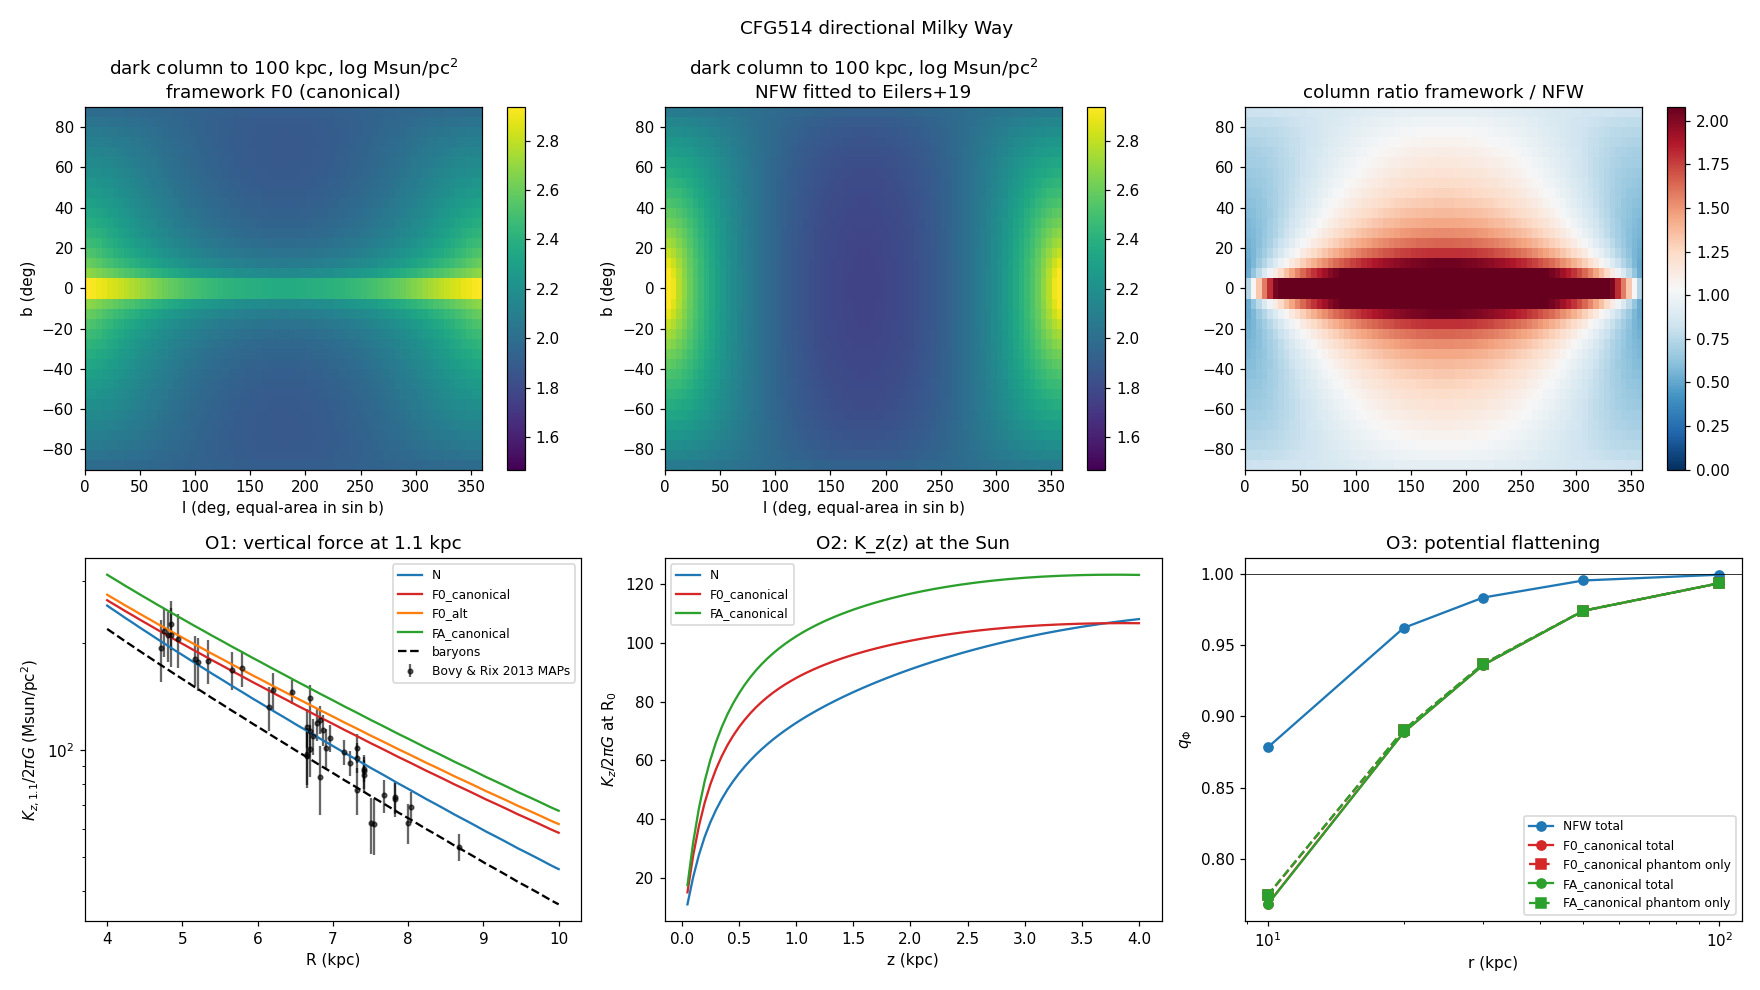

Recreate this plot in Python.
#!/usr/bin/env python3
"""CFG514: looking out through the Milky Way's cold energy, direction by direction.

Frozen criteria: FROZEN_CRITERIA.md (committed alone first, 6a303d380).
Framework: QUMOND phantom with nu_mono on McMillan 2017 baryons (the settled cold energy has the phantom's profile).
Rival: the same baryons plus a spherical NFW fitted to the same rotation curve (Eilers+2019).
CFG514_MUTATE=1 replaces the phantom by its spherical shell average (shape forced NFW-like).
kappa = 1/2 is FITTED; both footings; the cold energy's mass is still required; not theory closed.
Run:  nice -n 15 python3 cfg514_directional.py   (<= 4 threads)
"""
import os
for _v in ("OMP_NUM_THREADS", "OPENBLAS_NUM_THREADS", "MKL_NUM_THREADS", "VECLIB_MAXIMUM_THREADS"):
    os.environ.setdefault(_v, "4")
import sys, json, math, glob, time
import numpy as np
from scipy import sparse
from scipy.sparse.linalg import splu
from scipy.interpolate import RegularGridInterpolator
from scipy.optimize import least_squares, minimize_scalar, brentq

HERE = os.path.dirname(os.path.abspath(__file__))
REPO = os.path.abspath(os.path.join(HERE, "..", ".."))
DATA = os.path.join(REPO, "real_research", "data")
EXT = os.path.abspath(os.path.join(REPO, "..", "_external_data"))
DESI_DIR = os.path.join(EXT, "desi_mws", "rvtab")
WORK = os.path.join(EXT, "cfg514_work")
MUTATE = os.environ.get("CFG514_MUTATE", "0") == "1"
TAG = "_MUTATE" if MUTATE else ""
OUT_LINES = []


def P(*a):
    s = " ".join(str(x) for x in a)
    print(s, flush=True)
    OUT_LINES.append(s)


CHECKS = []


def check(cond, msg):
    CHECKS.append((bool(cond), msg))
    P(f"  [{'PASS' if cond else 'FAIL'}] {msg}")
    return bool(cond)


# ------------------------------------------------------------------ units: kpc, Msun, km/s
G = 4.30091e-6                     # kpc (km/s)^2 / Msun
C_KMS = 299792.458
KPC_M = 3.0856775814913673e19
KPC_KMS_S = KPC_M / 1e3            # seconds per (kpc / (km/s))
A0_SI = {"canonical": 9.36e-11, "alt": 1.13e-10}
A0 = {k: v * KPC_M / 1e6 for k, v in A0_SI.items()}   # (km/s)^2/kpc
F_B = 0.157134                     # record's f_b (CFG462/CFG423)
R0 = 8.122                         # kpc (Eilers+19 adopted)
UVW = np.array([11.1, 245.6, 7.3])  # km/s, declared
H0 = 67.7                          # km/s/Mpc, only labels M200/c
RHO_CRIT = 3 * (H0 / 1e3) ** 2 / (8 * math.pi * G)  # Msun/kpc^3

# ------------------------------------------------------------------ McMillan 2017 Table 3 baryons (as mi_aqual_mcmillan2017_2026.py)
PC2 = 1e6                          # Msun/pc^2 -> Msun/kpc^2
PC3 = 1e9
S0_THIN, RD_THIN, ZD_THIN = 896.0 * PC2, 2.50, 0.300
S0_THICK, RD_THICK, ZD_THICK = 183.0 * PC2, 3.02, 0.900
RHO0_B, ALPHA_B, R0_B, RCUT_B, Q_B = 98.4 * PC3, 1.8, 0.075, 2.1, 0.5
R_FID = 8.33
S0_HI = 10.0 * PC2 / math.exp(-4.0 / R_FID - R_FID / 7.0)
S0_H2 = 2.0 * PC2 / math.exp(-12.0 / R_FID - R_FID / 1.5)


def rho_baryon(R, z):
    z = np.abs(z)
    thin = (S0_THIN / (2 * ZD_THIN)) * np.exp(-z / ZD_THIN - R / RD_THIN)
    thick = (S0_THICK / (2 * ZD_THICK)) * np.exp(-z / ZD_THICK - R / RD_THICK)
    rp = np.maximum(np.sqrt(R * R + (z / Q_B) ** 2), 1e-7)
    bulge = RHO0_B / (1 + rp / R0_B) ** ALPHA_B * np.exp(-(rp / RCUT_B) ** 2)
    Rs = np.maximum(R, 1e-6)
    hi = (S0_HI * np.exp(-4.0 / Rs - Rs / 7.0) / (4 * 0.085)) / np.cosh(z / (2 * 0.085)) ** 2
    h2 = (S0_H2 * np.exp(-12.0 / Rs - Rs / 1.5) / (4 * 0.045)) / np.cosh(z / (2 * 0.045)) ** 2
    return thin + thick + bulge + hi + h2


def rho_stars_only(R, z):
    z = np.abs(z)
    thin = (S0_THIN / (2 * ZD_THIN)) * np.exp(-z / ZD_THIN - R / RD_THIN)
    thick = (S0_THICK / (2 * ZD_THICK)) * np.exp(-z / ZD_THICK - R / RD_THICK)
    rp = np.maximum(np.sqrt(R * R + (z / Q_B) ** 2), 1e-7)
    return thin + thick + RHO0_B / (1 + rp / R0_B) ** ALPHA_B * np.exp(-(rp / RCUT_B) ** 2)


def nu_mono(y):
    y = np.maximum(y, 1e-30)
    return 1.0 / (-np.expm1(-np.sqrt(y)))


# ------------------------------------------------------------------ axisymmetric finite-volume grid
class Grid:
    def __init__(self, n=200, first=0.02, growth=1.045):
        d = first * growth ** np.arange(n)
        self.Re = np.concatenate([[0.0], np.cumsum(d)])
        self.ze = self.Re.copy()
        self.Rc = 0.5 * (self.Re[:-1] + self.Re[1:])
        self.zc = self.Rc.copy()
        self.dR = d.copy(); self.dz = d.copy()
        n = len(d); self.n = n
        Rc, zc, dR, dz, Re = self.Rc, self.zc, self.dR, self.dz, self.Re
        self.RR, self.ZZ = np.meshgrid(Rc, zc, indexing="ij")
        self.VOL = Rc[:, None] * dR[:, None] * dz[None, :]       # 2pi omitted throughout
        self.dRf, self.dzf = np.diff(Rc), np.diff(zc)
        self.dR_o, self.dz_o = dR[-1] / 2, dz[-1] / 2
        self.AR = Re[1:-1, None] * dz[None, :]                    # interior R faces (n-1, n)
        self.AZ = (Rc * dR)[:, None] * np.ones((1, n - 1))         # interior z faces (n, n-1)
        self.ARo = Re[-1] * dz                                    # outer R face per z cell
        self.AZo = Rc * dR                                        # outer z face per R cell
        self.rbR = np.sqrt(Re[-1] ** 2 + zc ** 2)                 # boundary points
        self.rbZ = np.sqrt(Rc ** 2 + self.ze[-1] ** 2)
        self.rc = np.sqrt(self.RR ** 2 + self.ZZ ** 2)
        self._build()

    def _build(self):
        n = self.n
        idx = np.arange(n * n).reshape(n, n)
        cR = self.AR / self.dRf[:, None]
        cZ = self.AZ / self.dzf[None, :]
        diag = np.zeros((n, n))
        diag[:-1, :] -= cR; diag[1:, :] -= cR
        diag[:, :-1] -= cZ; diag[:, 1:] -= cZ
        self.bR = self.ARo / self.dR_o
        self.bZ = self.AZo / self.dz_o
        diag[-1, :] -= self.bR
        diag[:, -1] -= self.bZ
        rows = [idx.ravel(), idx[:-1, :].ravel(), idx[1:, :].ravel(), idx[:, :-1].ravel(), idx[:, 1:].ravel()]
        cols = [idx.ravel(), idx[1:, :].ravel(), idx[:-1, :].ravel(), idx[:, 1:].ravel(), idx[:, :-1].ravel()]
        vals = [diag.ravel(), cR.ravel(), cR.ravel(), cZ.ravel(), cZ.ravel()]
        L = sparse.csc_matrix((np.concatenate(vals), (np.concatenate(rows), np.concatenate(cols))), shape=(n * n, n * n))
        self.lu = splu(L)

    def poisson(self, rho, phib_R, phib_Z):
        rhs = 4 * math.pi * G * rho * self.VOL
        rhs[-1, :] -= self.bR * phib_R
        rhs[:, -1] -= self.bZ * phib_Z
        return self.lu.solve(rhs.ravel()).reshape(self.n, self.n)

    def grad(self, Phi, phib_R, phib_Z):
        """centre values of dPhi/dR and dPhi/dz from face differences (symmetry faces = 0)."""
        n = self.n
        fR = np.zeros((n + 1, n)); fZ = np.zeros((n, n + 1))
        fR[1:-1, :] = (Phi[1:, :] - Phi[:-1, :]) / self.dRf[:, None]
        fR[-1, :] = (phib_R - Phi[-1, :]) / self.dR_o
        fZ[:, 1:-1] = (Phi[:, 1:] - Phi[:, :-1]) / self.dzf[None, :]
        fZ[:, -1] = (phib_Z - Phi[:, -1]) / self.dz_o
        # linear interpolation from faces to centres
        wR = (self.Rc - self.Re[:-1]) / self.dR
        wZ = (self.zc - self.ze[:-1]) / self.dz
        dPdR = fR[:-1, :] * (1 - wR[:, None]) + fR[1:, :] * wR[:, None]
        dPdz = fZ[:, :-1] * (1 - wZ[None, :]) + fZ[:, 1:] * wZ[None, :]
        return dPdR, dPdz

    def phantom_source(self, PhiN, phibR, phibZ, nu_c):
        """4 pi G rho_ph * VOL = sum_faces A_f (nu_f - 1) (PhiN_nb - PhiN_c)/d_f  (FV divergence)."""
        n = self.n
        q = np.zeros((n, n))
        nuR = 0.5 * (nu_c[1:, :] + nu_c[:-1, :]) - 1
        nuZ = 0.5 * (nu_c[:, 1:] + nu_c[:, :-1]) - 1
        flR = self.AR / self.dRf[:, None] * nuR * (PhiN[1:, :] - PhiN[:-1, :])
        flZ = self.AZ / self.dzf[None, :] * nuZ * (PhiN[:, 1:] - PhiN[:, :-1])
        q[:-1, :] += flR; q[1:, :] -= flR
        q[:, :-1] += flZ; q[:, 1:] -= flZ
        q[-1, :] += self.bR * (nu_c[-1, :] - 1) * (phibR - PhiN[-1, :])
        q[:, -1] += self.bZ * (nu_c[:, -1] - 1) * (phibZ - PhiN[:, -1])
        return q / (4 * math.pi * G * self.VOL)

    def shell_average(self, rho, nb=400):
        """spherical shell average on log bins of r (cell-volume weighted), mapped back to cells."""
        r = self.rc.ravel(); w = self.VOL.ravel(); v = rho.ravel()
        edges = np.concatenate([[0], np.geomspace(0.01, r.max() * 1.0001, nb)])
        k = np.clip(np.searchsorted(edges, r) - 1, 0, nb - 1)
        num = np.bincount(k, weights=v * w, minlength=nb)
        den = np.bincount(k, weights=w, minlength=nb)
        avg = np.where(den > 0, num / np.maximum(den, 1e-300), 0.0)
        return avg[k].reshape(rho.shape)

    def enclosed(self, rho, rs):
        r = self.rc.ravel(); m = (2 * math.pi * rho * self.VOL).ravel() * 2   # both hemispheres
        o = np.argsort(r); cm = np.cumsum(m[o])
        return np.interp(rs, r[o], cm)


def phi_kepler(M, r):
    return -G * M / r


def phi_qumond_sph(Mb, a0, r):
    """far-field spherical QUMOND potential (exact in spherical symmetry), zero at r = 1000 kpc."""
    rr = np.geomspace(1000.0, max(np.max(r), 1001.0) * 1.01, 4000)
    gN = G * Mb / rr ** 2
    g = nu_mono(gN / a0) * gN
    Phi = np.concatenate([[0], np.cumsum(0.5 * (g[1:] + g[:-1]) * np.diff(rr))])
    return np.interp(r, rr, Phi)


# ------------------------------------------------------------------ a solved model
class Model:
    """field of one model on the grid: Phi, dPhi/dR, dPhi/dz, rho_dark; plus analytic NFW pieces."""

    def __init__(self, name, g, Phi, phibR, phibZ, rho_dark, nfw=None, Phi_bar=None, extra=None):
        self.name, self.g, self.Phi = name, g, Phi
        self.dPdR, self.dPdz = g.grad(Phi, phibR, phibZ)
        self.rho_dark = rho_dark
        self.nfw = nfw
        self.Phi_bar = Phi_bar
        self.extra = extra or {}
        pts = (g.Rc, g.zc)
        kw = dict(bounds_error=False, fill_value=None)
        self._iP = RegularGridInterpolator(pts, Phi, **kw)
        self._iR = RegularGridInterpolator(pts, self.dPdR, **kw)
        self._iZ = RegularGridInterpolator(pts, self.dPdz, **kw)
        self._iD = RegularGridInterpolator(pts, rho_dark, **kw) if rho_dark is not None else None

    def _clip(self, R, z):
        R = np.clip(np.abs(R), self.g.Rc[0], self.g.Rc[-1]); za = np.clip(np.abs(z), self.g.zc[0], self.g.zc[-1])
        return R, za

    def phi(self, R, z):
        R, za = self._clip(np.asarray(R, float), np.asarray(z, float))
        out = self._iP(np.stack([R, za], -1))
        if self.nfw is not None:
            out = out + nfw_phi(self.nfw, np.sqrt(R ** 2 + za ** 2))
        return out

    def gRz(self, R, z):
        """returns (dPhi/dR, dPhi/d|z|) >= 0 pulls inward."""
        R0_, z0_ = np.asarray(R, float), np.asarray(z, float)
        R, za = self._clip(R0_, z0_)
        pts = np.stack([R, za], -1)
        dR, dz = self._iR(pts), self._iZ(pts)
        if self.nfw is not None:
            r = np.sqrt(R ** 2 + za ** 2)
            gr = nfw_g(self.nfw, r)
            dR = dR + gr * R / r; dz = dz + gr * za / r
        return dR, dz

    def rho_d(self, R, z):
        R, za = self._clip(np.asarray(R, float), np.asarray(z, float))
        if self.nfw is not None:
            return nfw_rho(self.nfw, np.sqrt(R ** 2 + za ** 2))
        return self._iD(np.stack([R, za], -1))

    def vc(self, R):
        dR, _ = self.gRz(np.asarray(R, float), np.zeros_like(np.asarray(R, float)))
        return np.sqrt(np.maximum(R * dR, 0))

    def Kz(self, R, z):
        _, dz = self.gRz(R, z)
        return dz

    def M_enclosed(self, r, nth=200):
        """Gauss: M(<r) = r^2/G * <g_r> over the sphere."""
        mu = np.linspace(-1, 1, 2 * nth + 1)[1:-1:2] if False else (np.arange(nth) + 0.5) / nth   # cos(theta) in (0,1)
        out = []
        for rr in np.atleast_1d(r):
            z = rr * mu; R = rr * np.sqrt(1 - mu ** 2)
            dR, dz = self.gRz(R, z)
            gr = (dR * R + dz * z) / rr
            out.append(rr ** 2 * np.mean(gr) / G)
        return np.array(out)


# ------------------------------------------------------------------ NFW
def nfw_params(M200, c):
    r200 = (3 * M200 / (4 * math.pi * 200 * RHO_CRIT)) ** (1 / 3)
    rs = r200 / c
    m = math.log(1 + c) - c / (1 + c)
    rhos = M200 / (4 * math.pi * rs ** 3 * m)
    return dict(M200=M200, c=c, r200=r200, rs=rs, rhos=rhos)


def nfw_g(p, r):
    x = r / p["rs"]
    return G * 4 * math.pi * p["rhos"] * p["rs"] ** 3 * (np.log1p(x) - x / (1 + x)) / r ** 2


def nfw_phi(p, r):
    x = r / p["rs"]
    return -4 * math.pi * G * p["rhos"] * p["rs"] ** 3 * np.log1p(x) / r


def nfw_rho(p, r):
    x = r / p["rs"]
    return p["rhos"] / (x * (1 + x) ** 2)


# ------------------------------------------------------------------ data
def load_tsv(path):
    rows = [l.split() for l in open(path) if l.strip() and not l.startswith("#")]
    hdr = rows[0]; arr = np.array([[float(x) for x in r] for r in rows[1:]])
    return {h: arr[:, i] for i, h in enumerate(hdr)}


def load_bird(path):
    d = {}
    for l in open(path):
        l = l.split("#")[0].split()
        if len(l) >= 2:
            try:
                d[l[0]] = float(l[1])
            except ValueError:
                pass
    return d


EIL = load_tsv(os.path.join(DATA, "mw_rc_eilers2019_table1.tsv"))
EIL_R, EIL_V = EIL["R_kpc"], EIL["vc_kms"]
EIL_E = np.hypot(0.5 * (EIL["sig_minus"] + EIL["sig_plus"]), 0.02 * EIL_V)
BR = load_tsv(os.path.join(DATA, "mw_kz11_bovyrix2013_table3.tsv"))
BR_R = BR["R_kpc"] + (R0 - 8.0)
BR_K, BR_E = BR["Kz11_o2piG"], BR["dKz11_o2piG"]
BR_E5 = np.hypot(BR_E, 0.05 * BR_K)
BIRD = load_bird(os.path.join(DATA, "mw_halo_bird2022_jeans.txt"))
KZ_UNIT = 2 * math.pi * G * 1e6     # K_z/(2 pi G) in Msun/pc^2: divide (km/s)^2/kpc by this

# ------------------------------------------------------------------ build the framework / rival
T0 = time.time()
P("=" * 110)
P(f"CFG514 directional Milky Way  {'*** MUTATE: spherical phantom ***' if MUTATE else 'PRIMARY'}")
P("=" * 110)
GR = Grid()
P(f"grid: {GR.n}x{GR.n} cells, R,z to {GR.Re[-1]:.0f} kpc; cell at R0: dR = {GR.dR[np.searchsorted(GR.Re, R0)-1]:.3f} kpc")

# ---- K1 / K2: Plummer controls
P("\n--- numerical controls")
Mp, bp = 1e11, 3.0
rho_pl = 3 * Mp / (4 * math.pi * bp ** 3) * (1 + GR.rc ** 2 / bp ** 2) ** -2.5
phR = -G * Mp / np.sqrt(GR.rbR ** 2 + bp ** 2); phZ = -G * Mp / np.sqrt(GR.rbZ ** 2 + bp ** 2)
Phi_pl = GR.poisson(rho_pl, phR, phZ)
mpl = Model("plummer", GR, Phi_pl, phR, phZ, None)
rt = np.array([1, 2, 5, 10, 20, 50, 100.0]); mu_t = np.array([0.0, 0.5, 0.9])
err1 = 0; err2 = 0
for mu in mu_t:
    R = rt * np.sqrt(1 - mu ** 2); z = rt * mu
    dR, dz = mpl.gRz(R, z); gnum = np.hypot(dR, dz)
    gan = G * Mp * rt / (rt ** 2 + bp ** 2) ** 1.5
    err1 = max(err1, np.max(np.abs(gnum / gan - 1)))
check(err1 < 0.01, f"K1 Newtonian Plummer |g| vs analytic, r = 1-100 kpc, three directions: max dev {err1:.2e} (< 1%)")
a0c = A0["canonical"]
nuc = nu_mono(np.hypot(*GR.grad(Phi_pl, phR, phZ)) / a0c)
rph = GR.phantom_source(Phi_pl, phR, phZ, nuc)
pbR = phi_qumond_sph(Mp, a0c, GR.rbR); pbZ = phi_qumond_sph(Mp, a0c, GR.rbZ)
Phi_q = GR.poisson(rho_pl + rph, pbR, pbZ)
mq = Model("plummerQ", GR, Phi_q, pbR, pbZ, None)
for mu in mu_t:
    R = rt * np.sqrt(1 - mu ** 2); z = rt * mu
    dR, dz = mq.gRz(R, z); gnum = np.hypot(dR, dz)
    gN = G * Mp * rt / (rt ** 2 + bp ** 2) ** 1.5
    err2 = max(err2, np.max(np.abs(gnum / (nu_mono(gN / a0c) * gN) - 1)))
check(err2 < 0.02, f"K2 QUMOND Plummer |g| vs exact spherical nu(g_N) g_N: max dev {err2:.2e} (< 2%)")

# ---- baryons, Newtonian
rho_b1 = rho_baryon(GR.RR, GR.ZZ)
Mb1 = 2 * np.sum(2 * math.pi * rho_b1 * GR.VOL)
# analytic total: discs 2 pi S0 Rd^2 each; bulge and gas by a fine direct integral
Rf = np.geomspace(1e-4, 80, 3000); zf = np.geomspace(1e-5, 30, 3000)
RRf, ZZf = np.meshgrid(Rf, zf, indexing="ij")
Mb_direct = 2 * np.trapz(np.trapz(2 * math.pi * RRf * rho_baryon(RRf, ZZf), zf, axis=1), Rf)
check(abs(Mb1 / Mb_direct - 1) < 0.02, f"K3a baryon mass on the grid {Mb1:.4e} vs direct integral {Mb_direct:.4e} Msun ({Mb1/Mb_direct-1:+.2%})")
phNR = phi_kepler(Mb1, GR.rbR); phNZ = phi_kepler(Mb1, GR.rbZ)
PhiN1 = GR.poisson(rho_b1, phNR, phNZ)
mN1 = Model("baryons", GR, PhiN1, phNR, phNZ, None)
zcol = np.linspace(0, 1.1, 4001)
sig_direct = 2 * np.trapz(rho_baryon(np.full_like(zcol, R0), zcol), zcol) / 1e6
sig_solver = mN1.Kz(np.array([R0]), np.array([1.1]))[0] / KZ_UNIT
check(abs(sig_solver / sig_direct - 1) < 0.03,
      f"K3b Newtonian K_z(R0, 1.1)/2piG = {sig_solver:.1f} vs direct column {sig_direct:.1f} Msun/pc^2 ({sig_solver/sig_direct-1:+.2%})"
      f"  [K_z also carries the radial-force term, so a few % is expected]")
vN_R0 = mN1.vc(np.array([R0]))[0]
P(f"  baryons alone: M_b = {Mb1:.3e} Msun, v_c(R0) = {vN_R0:.1f} km/s")


def build_framework(A, foot, edge, label):
    a0 = A0[foot]
    rho_b = A * rho_b1; Mb = A * Mb1
    PhiN = A * PhiN1; pNR, pNZ = A * phNR, A * phNZ
    dR, dz = GR.grad(PhiN, pNR, pNZ)
    nu_c = nu_mono(np.hypot(dR, dz) / a0)
    rho_ph = GR.phantom_source(PhiN, pNR, pNZ, nu_c)
    rM = math.sqrt(G * Mb / a0)
    r_edge = rM / math.log(1 / (1 - F_B))
    rho_ph_full = rho_ph.copy()
    if edge:
        rho_ph = np.where(GR.rc > r_edge, 0.0, rho_ph)
    if MUTATE:
        rho_ph = GR.shell_average(rho_ph)
    if edge:
        Mph = 2 * np.sum(2 * math.pi * rho_ph * GR.VOL)
        pbR, pbZ = phi_kepler(Mb + Mph, GR.rbR), phi_kepler(Mb + Mph, GR.rbZ)
    else:
        pbR, pbZ = phi_qumond_sph(Mb, a0, GR.rbR), phi_qumond_sph(Mb, a0, GR.rbZ)
    Phi = GR.poisson(rho_b + rho_ph, pbR, pbZ)
    neg = np.sum(np.minimum(rho_ph_full, 0) * GR.VOL * (GR.rc < 100)) / np.sum(np.abs(rho_ph_full) * GR.VOL * (GR.rc < 100))
    m = Model(label, GR, Phi, pbR, pbZ, rho_ph, Phi_bar=PhiN,
              extra=dict(A=A, foot=foot, edge=edge, Mb=Mb, rM=rM, r_edge=r_edge, neg_frac=float(neg), rho_ph_full=rho_ph_full))
    return m


def chi2_rc(m):
    return float(np.sum(((m.vc(EIL_R) - EIL_V) / EIL_E) ** 2))


MODELS = {}
FITS = {}
for foot in ("canonical", "alt"):
    for edge in (False, True):
        base = "F0e" if edge else "F0"
        m0 = build_framework(1.0, foot, edge, f"{base}_{foot}")
        MODELS[m0.name] = m0
        FITS[m0.name] = dict(A=1.0, chi2_rc=chi2_rc(m0), npar=0)
        res = minimize_scalar(lambda A: chi2_rc(build_framework(A, foot, edge, "tmp")), bounds=(0.6, 2.5), method="bounded",
                              options=dict(xatol=2e-3))
        mA = build_framework(res.x, foot, edge, f"{'FAe' if edge else 'FA'}_{foot}")
        MODELS[mA.name] = mA
        FITS[mA.name] = dict(A=float(res.x), chi2_rc=chi2_rc(mA), npar=1)

# NFW rival (same baryons, A = 1) -- independent of footing and of MUTATE


def nfw_model(M200, c):
    p = nfw_params(M200, c)
    return Model("N", GR, PhiN1, phNR, phNZ, None, nfw=p)


def nfw_resid(x):
    m = nfw_model(10 ** x[0], x[1])
    return (m.vc(EIL_R) - EIL_V) / EIL_E


fitN = least_squares(nfw_resid, x0=[12.0, 10.0], bounds=([11.0, 1.0], [13.3, 40.0]))
MN = nfw_model(10 ** fitN.x[0], fitN.x[1])
MN.name = "N"
J = fitN.jac
try:
    cov = np.linalg.inv(J.T @ J); okcov = np.all(np.isfinite(cov)) and np.all(np.diag(cov) > 0)
except np.linalg.LinAlgError:
    okcov = False; cov = np.full((2, 2), np.nan)
FITS["N"] = dict(log10M200=float(fitN.x[0]), c=float(fitN.x[1]), chi2_rc=float(np.sum(fitN.fun ** 2)), npar=2,
                 err_logM=float(np.sqrt(cov[0, 0])) if okcov else None, err_c=float(np.sqrt(cov[1, 1])) if okcov else None,
                 rs=MN.nfw["rs"], r200=MN.nfw["r200"])
check(okcov, f"K6 NFW fit converged: log M200 = {fitN.x[0]:.3f} +- {FITS['N']['err_logM']}, c = {fitN.x[1]:.2f} +- {FITS['N']['err_c']}")

# ---- K4, K5
for foot in ("canonical", "alt"):
    m = MODELS[f"F0_{foot}"]; a0 = A0[foot]
    rr = np.array([40.0, 50.0, 60.0])
    gN = G * m.extra["Mb"] / rr ** 2
    vs = np.sqrt(nu_mono(gN / a0) * gN * rr)
    dev = np.max(np.abs(m.vc(rr) / vs - 1))
    check(dev < 0.03, f"K4 [{foot}] F0 midplane v_c at 40-60 kpc vs spherical nu(gN)gN: max dev {dev:.2%} (< 3%)")
if MUTATE:
    for foot in ("canonical", "alt"):
        m = MODELS[f"F0_{foot}"]
        rr = np.array([5, 10, 20, 50, 100.0])
        Mmut = GR.enclosed(m.rho_dark, rr); Morig = GR.enclosed(m.extra["rho_ph_full"], rr)
        dev = np.max(np.abs(Mmut / Morig - 1))
        check(dev < 0.005, f"K5 [{foot}] sphericalised phantom keeps M_ph(<r) at 5-100 kpc: max dev {dev:.2e} (< 0.5%)")
else:
    P("  K5 applies to the MUTATE run only")

P("\n--- rotation-curve fits (Eilers+19, 38 points, sigma = stat (+) 2%)")
P(f"  {'model':<16}{'A':>7}{'chi2':>9}{'npar':>5}{'v_c(R0)':>9}{'M_b':>11}{'r_M':>7}{'r_edge':>8}{'neg ph':>8}")
for k, m in MODELS.items():
    f = FITS[k]
    P(f"  {k:<16}{f['A']:>7.3f}{f['chi2_rc']:>9.1f}{f['npar']:>5d}{m.vc(np.array([R0]))[0]:>9.1f}{m.extra['Mb']:>11.3e}"
      f"{m.extra['rM']:>7.2f}{m.extra['r_edge']:>8.1f}{m.extra['neg_frac']:>8.3f}")
P(f"  {'N (NFW)':<16}{'1.000':>7}{FITS['N']['chi2_rc']:>9.1f}{2:>5d}{MN.vc(np.array([R0]))[0]:>9.1f}   M200 = {10**fitN.x[0]:.3e}, c = {fitN.x[1]:.2f}, rs = {MN.nfw['rs']:.1f} kpc")

RESULTS = dict(mutate=MUTATE, fits=FITS, checks=None)
VERD = {}
FOOTS = ("canonical", "alt")
FVARS = ("F0", "FA")


def fw(var, foot, edge=False):
    return MODELS[f"{var}{'e' if edge else ''}_{foot}"]


# ================================================================== O1  K_z,1.1(R) vs Bovy & Rix
P("\n" + "=" * 110 + "\nO1  K_z,1.1(R) vs Bovy & Rix 2013 (43 MAPs)\n" + "=" * 110)


def expfit(Rv, K, e):
    def r(x):
        return (x[0] * np.exp(-(Rv - R0) / x[1]) - K) / e
    f = least_squares(r, x0=[70, 2.7])
    Jm = f.jac; cv = np.linalg.inv(Jm.T @ Jm) * max(1.0, np.sum(f.fun ** 2) / (len(K) - 2))
    return f.x, np.sqrt(np.diag(cv))


(dK0, dh), (edK0, edh) = expfit(BR_R, BR_K, BR_E5)
(dK0s, dhs), (edK0s, edhs) = expfit(BR_R, BR_K, BR_E)
P(f"  data exponential refit (sigma (+) 5%): K0 = {dK0:.1f} +- {edK0:.1f}, h = {dh:.2f} +- {edh:.2f} kpc;  stat-only: K0 = {dK0s:.1f}, h = {dhs:.2f} +- {edhs:.2f}")
o1 = {}


def o1_stats(m):
    Km = m.Kz(BR_R, np.full_like(BR_R, 1.1)) / KZ_UNIT
    c5 = float(np.sum(((Km - BR_K) / BR_E5) ** 2)); cs = float(np.sum(((Km - BR_K) / BR_E) ** 2))
    (k0, h), _ = expfit(BR_R, Km, BR_E5)
    return dict(chi2=c5, chi2_stat=cs, K0=float(k0), h=float(h), K_R0=float(m.Kz(np.array([R0]), np.array([1.1]))[0] / KZ_UNIT))


o1["N"] = o1_stats(MN)
o1["baryons"] = o1_stats(mN1)
P(f"  {'model':<16}{'chi2(5%)':>10}{'chi2stat':>10}{'K(R0)':>8}{'K0fit':>8}{'h':>7}{'dchi2 vs N':>12}")
for nm in ("N", "baryons"):
    s = o1[nm]; P(f"  {nm:<16}{s['chi2']:>10.1f}{s['chi2_stat']:>10.1f}{s['K_R0']:>8.1f}{s['K0']:>8.1f}{s['h']:>7.2f}")
for k, m in MODELS.items():
    s = o1_stats(m); s["dchi2"] = s["chi2"] - o1["N"]["chi2"]; o1[k] = s
    P(f"  {k:<16}{s['chi2']:>10.1f}{s['chi2_stat']:>10.1f}{s['K_R0']:>8.1f}{s['K0']:>8.1f}{s['h']:>7.2f}{s['dchi2']:>+12.1f}")
sg = [np.sign(o1[f"{v}_{f}"]["dchi2"]) * (abs(o1[f"{v}_{f}"]["dchi2"]) >= 4) for v in FVARS for f in FOOTS]
VERD["O1"] = "FAVOURS FRAMEWORK" if all(s < 0 for s in sg) else "FAVOURS NFW" if all(s > 0 for s in sg) else "NOT DIAGNOSTIC"
P(f"  shape (h): data {dh:.2f} +- {edh:.2f}; NFW {o1['N']['h']:.2f} ({(o1['N']['h']-dh)/edh:+.1f} sig); "
  + "; ".join(f"{v}_{f} {o1[f'{v}_{f}']['h']:.2f} ({(o1[f'{v}_{f}']['h']-dh)/edh:+.1f})" for v in FVARS for f in FOOTS))
P(f"  O1 VERDICT (frozen dchi2 rule, both footings and F0/FA): {VERD['O1']}")
RESULTS["O1"] = dict(data=dict(K0=dK0, h=dh, eK0=edK0, eh=edh, h_stat=dhs, eh_stat=edhs), models=o1, verdict=VERD["O1"])

# ================================================================== O2  K_z(z) at R0
P("\n" + "=" * 110 + "\nO2  K_z(z) at R0 (prediction only)\n" + "=" * 110)
zz = np.array([0.25, 0.5, 0.75, 1.1, 1.5, 2.0, 3.0, 4.0])
o2 = {"z": zz.tolist()}
KN = MN.Kz(np.full_like(zz, R0), zz) / KZ_UNIT
o2["N"] = KN.tolist()
P("  z [kpc]       " + "".join(f"{z:>8.2f}" for z in zz) + "     S=K(1.1)/K(4)")
P(f"  {'N':<14}" + "".join(f"{k:>8.1f}" for k in KN) + f"{KN[3]/KN[-1]:>12.3f}")
o2["S_N"] = float(KN[3] / KN[-1])
for k, m in MODELS.items():
    K = m.Kz(np.full_like(zz, R0), zz) / KZ_UNIT
    o2[k] = K.tolist(); o2[f"S_{k}"] = float(K[3] / K[-1]); o2[f"ratio_{k}"] = (K / KN).tolist()
    P(f"  {k:<14}" + "".join(f"{x:>8.1f}" for x in K) + f"{K[3]/K[-1]:>12.3f}")
for k in MODELS:
    P(f"  ratio {k:<10}" + "".join(f"{x:>8.3f}" for x in o2[f'ratio_{k}']))
# vertical shape of the dark component alone at R0: K_z,dark(z)/K_z,dark(4)
P("  dark-only vertical force at R0 (framework: total minus Newtonian baryons; NFW: halo):")
for k in ("F0_canonical", "FA_canonical", "F0_alt"):
    m = MODELS[k]
    Kd = (m.Kz(np.full_like(zz, R0), zz) - m.extra["A"] * mN1.Kz(np.full_like(zz, R0), zz)) / KZ_UNIT
    o2[f"dark_{k}"] = Kd.tolist()
    P(f"  {k:<14}" + "".join(f"{x:>8.1f}" for x in Kd) + f"   S_dark = {Kd[3]/Kd[-1]:.3f}")
KdN = (KN - mN1.Kz(np.full_like(zz, R0), zz) / KZ_UNIT)
o2["dark_N"] = KdN.tolist()
P(f"  {'N':<14}" + "".join(f"{x:>8.1f}" for x in KdN) + f"   S_dark = {KdN[3]/KdN[-1]:.3f}")
VERD["O2"] = "NOT DIAGNOSTIC (prediction only; no K_z(z) table on disk)"
RESULTS["O2"] = o2

# ================================================================== O3  flattening
P("\n" + "=" * 110 + "\nO3  potential flattening q_Phi(r) and dark-density axis ratio (prediction only)\n" + "=" * 110)
rq = np.array([10.0, 20.0, 30.0, 50.0, 100.0])


def qphi(phifun, r):
    target = phifun(np.array([r]), np.array([0.0]))[0]
    f = lambda z: phifun(np.array([GR.Rc[0]]), np.array([z]))[0] - target
    lo, hi = 0.05 * r, 1.5 * r
    if f(lo) * f(hi) > 0:
        return float("nan")
    return brentq(f, lo, hi, xtol=1e-6 * r) / r


def qrho(rhofun, r):
    target = rhofun(np.array([r]), np.array([0.0]))[0]
    f = lambda z: rhofun(np.array([GR.Rc[0]]), np.array([z]))[0] - target
    lo, hi = 0.05 * r, 2.0 * r
    try:
        if not (target > 0) or f(lo) * f(hi) > 0:
            return float("nan")
        return brentq(f, lo, hi, xtol=1e-6 * r) / r
    except ValueError:
        return float("nan")


o3 = {"r": rq.tolist()}
qN_tot = [qphi(MN.phi, r) for r in rq]
o3["N"] = dict(qphi_tot=qN_tot, qphi_dark=[1.0] * len(rq), qrho_dark=[1.0] * len(rq), pole_plane_rho=[1.0] * len(rq))
P(f"  r [kpc]                 " + "".join(f"{r:>8.0f}" for r in rq))
P(f"  N  q_Phi total          " + "".join(f"{q:>8.3f}" for q in qN_tot))
for k, m in MODELS.items():
    A = m.extra["A"]
    phid = lambda R, z, m=m, A=A: m.phi(R, z) - A * mN1.phi(R, z)
    qt = [qphi(m.phi, r) for r in rq]; qd = [qphi(phid, r) for r in rq]
    qr = [qrho(m.rho_d, r) for r in rq]
    pp = [float(m.rho_d(np.array([GR.Rc[0]]), np.array([r]))[0] / m.rho_d(np.array([r]), np.array([0.0]))[0]) for r in rq]
    o3[k] = dict(qphi_tot=qt, qphi_dark=qd, qrho_dark=qr, pole_plane_rho=pp)
    P(f"  {k:<14} q_Phi tot " + "".join(f"{q:>8.3f}" for q in qt))
    P(f"  {'':<14} q_Phi dark" + "".join(f"{q:>8.3f}" for q in qd))
    P(f"  {'':<14} q_rho dark" + "".join(f"{q:>8.3f}" for q in qr))
    P(f"  {'':<14} rho pole/plane" + "".join(f"{q:>8.3f}" for q in pp))
VERD["O3"] = "NOT DIAGNOSTIC (prediction only; stream constraints not on disk)"
RESULTS["O3"] = o3

# local phantom-disc diagnostics
P("\n  local dark density at the Sun and dark column |z|<1.1 kpc at R0:")
loc = {}
zl = np.linspace(0, 1.1, 2201)
for k, m in list(MODELS.items()) + [("N", MN)]:
    rl = float(m.rho_d(np.array([R0]), np.array([0.0]))[0]) / 1e9
    col = float(2 * np.trapz(m.rho_d(np.full_like(zl, R0), zl), zl)) / 1e6
    loc[k] = dict(rho_dark_sun_Msun_pc3=rl, Sigma_dark_1p1_Msun_pc2=col)
    P(f"  {k:<16} rho_dark(R0,0) = {rl:.4f} Msun/pc^3   Sigma_dark(|z|<1.1) = {col:.1f} Msun/pc^2")
RESULTS["local"] = loc

# ================================================================== O4  DESI BHB latitude test
P("\n" + "=" * 110 + "\nO4  halo-star dispersion by Galactocentric latitude: DESI DR1 MWS BHB stars\n" + "=" * 110)
os.makedirs(WORK, exist_ok=True)
cache = os.path.join(WORK, "cfg514_desi_bhb.npz")


def build_bhb():
    from astropy.io import fits
    keep = []
    files = sorted(glob.glob(os.path.join(DESI_DIR, "rvtab_*.fits")))
    for i, f in enumerate(files):
        try:
            with fits.open(f, memmap=False) as h:
                rv = h["RVTAB"].data; fm = h["FIBERMAP"].data
                sel = ((rv["SUCCESS"] == 1) & (rv["RVS_WARN"] == 0) & (np.char.strip(rv["RR_SPECTYPE"].astype(str)) == "STAR")
                       & (rv["VRAD_ERR"] < 10) & (rv["TEFF"] >= 7000) & (rv["TEFF"] <= 9500) & (rv["LOGG"] >= 2.5)
                       & (rv["LOGG"] <= 3.75) & (rv["FEH"] < -1.2))
                if not np.any(sel):
                    continue
                assert np.all(rv["TARGETID"] == fm["TARGETID"])
                for j in np.where(sel)[0]:
                    keep.append((rv["TARGETID"][j], rv["TARGET_RA"][j], rv["TARGET_DEC"][j], rv["VRAD"][j], rv["VRAD_ERR"][j],
                                 fm["FLUX_G"][j], fm["FLUX_R"][j], fm["EBV"][j], rv["FEH"][j], rv["TEFF"][j], rv["LOGG"][j]))
        except Exception as e:  # noqa
            P(f"    skip {os.path.basename(f)}: {e}")
    a = np.array(keep, dtype=float) if keep else np.zeros((0, 11))
    np.savez(cache, a=a, nfiles=len(files))
    return a, len(files)


if os.path.exists(cache):
    z_ = np.load(cache); bhb, nfiles = z_["a"], int(z_["nfiles"])
    P(f"  BHB candidate rows read from cache {os.path.basename(cache)} ({nfiles} files scanned)")
else:
    bhb, nfiles = build_bhb()
    P(f"  scanned {nfiles} rvtab files")
P(f"  rows passing the spectroscopic cuts: {len(bhb)}")
o4 = dict(n_spec=int(len(bhb)))
if len(bhb):
    # one row per TARGETID, lowest VRAD_ERR
    o = np.lexsort((bhb[:, 4], bhb[:, 0])); b = bhb[o]
    _, first = np.unique(b[:, 0], return_index=True); b = b[first]
    tid, ra, dec, vr, evr, fg, fr, ebv, feh, teff, logg = b.T
    ok = (fg > 0) & (fr > 0)
    g0 = 22.5 - 2.5 * np.log10(np.where(ok, fg, 1)) - 3.214 * ebv
    r0 = 22.5 - 2.5 * np.log10(np.where(ok, fr, 1)) - 2.165 * ebv
    gr = g0 - r0
    ok &= (gr >= -0.25) & (gr <= 0.0)
    Mg = 0.434 - 0.169 * gr + 2.319 * gr ** 2 + 20.449 * gr ** 3 + 94.517 * gr ** 4
    d = 10 ** ((g0 - Mg - 10) / 5)          # kpc
    from astropy.coordinates import SkyCoord
    import astropy.units as u
    sc = SkyCoord(ra=ra * u.deg, dec=dec * u.deg).galactic
    l, bb = sc.l.rad, sc.b.rad
    X = R0 - d * np.cos(l) * np.cos(bb); Y = d * np.sin(l) * np.cos(bb); Z = d * np.sin(bb)
    Rg = np.hypot(X, Y); rg = np.sqrt(X ** 2 + Y ** 2 + Z ** 2)
    vgsr = vr + UVW[0] * np.cos(l) * np.cos(bb) + UVW[1] * np.sin(l) * np.cos(bb) + UVW[2] * np.sin(bb)
    th = np.degrees(np.arcsin(np.abs(Z) / np.maximum(rg, 1e-9)))
    o4["n_unique"] = int(len(b)); o4["n_colour"] = int(ok.sum())

    def ml_sigma(v, e):
        def nll(s):
            var = s ** 2 + e ** 2
            mu = np.sum(v / var) / np.sum(1 / var)
            return 0.5 * np.sum((v - mu) ** 2 / var + np.log(var))
        return minimize_scalar(nll, bounds=(1, 400), method="bounded").x

    rng = np.random.default_rng(514)

    def ratio_stats(sel_p, sel_q):
        vp, ep = vgsr[sel_p], evr[sel_p]; vq, eq = vgsr[sel_q], evr[sel_q]
        rat = ml_sigma(vp, ep) / ml_sigma(vq, eq)
        bs = []
        for _ in range(1000):
            ip = rng.integers(0, len(vp), len(vp)); iq = rng.integers(0, len(vq), len(vq))
            bs.append(ml_sigma(vp[ip], ep[ip]) / ml_sigma(vq[iq], eq[iq]))
        return float(rat), float(np.std(bs))

    # Jeans predictions
    def jeans_sigma_grid(m, qt):
        rt_ = np.sqrt(GR.RR ** 2 + (GR.ZZ / qt) ** 2)
        nt = np.where(rt_ < 22, (rt_ / 22) ** -3.5, (rt_ / 22) ** -4.7)
        dz = m.gRz(GR.RR.ravel(), GR.ZZ.ravel())[1].reshape(GR.RR.shape)
        integ = nt * dz * GR.dz[None, :]
        tail = np.cumsum(integ[:, ::-1], axis=1)[:, ::-1] - 0.5 * integ
        return np.sqrt(np.maximum(tail / nt, 0))

    def pred_ratio(m, qt, sel_p, sel_q):
        sg = jeans_sigma_grid(m, qt)
        it = RegularGridInterpolator((GR.Rc, GR.zc), sg, bounds_error=False, fill_value=None)
        sp = it(np.stack([Rg[sel_p], np.abs(Z[sel_p])], -1)); sq = it(np.stack([Rg[sel_q], np.abs(Z[sel_q])], -1))
        return float(np.sqrt(np.mean(sp ** 2)) / np.sqrt(np.mean(sq ** 2)))

    for win, (rlo, rhi) in (("primary", (15, 40)), ("variant", (10, 60))):
        inr = ok & (rg >= rlo) & (rg <= rhi)
        sp = inr & (th > 50); sq = inr & (th < 30)
        rec = dict(r=[rlo, rhi], n_pole=int(sp.sum()), n_plane=int(sq.sum()))
        P(f"  [{win} r {rlo}-{rhi} kpc] stars: pole {sp.sum()}, plane {sq.sum()}")
        if sp.sum() >= 10 and sq.sum() >= 10:
            rat, erat = ratio_stats(sp, sq)
            rec.update(measured=rat, err=erat,
                       sigma_pole=float(ml_sigma(vgsr[sp], evr[sp])), sigma_plane=float(ml_sigma(vgsr[sq], evr[sq])))
            P(f"    measured sigma_pole = {rec['sigma_pole']:.1f}, sigma_plane = {rec['sigma_plane']:.1f} km/s, ratio = {rat:.3f} +- {erat:.3f}")
            for qt in (1.0, 0.7):
                pN = pred_ratio(MN, qt, sp, sq); rec[f"N_q{qt}"] = pN
                line = f"    q_t={qt}: N {pN:.4f}"
                gate = []
                for k in ("F0_canonical", "F0_alt", "FA_canonical", "FA_alt"):
                    pF = pred_ratio(MODELS[k], qt, sp, sq); rec[f"{k}_q{qt}"] = pF
                    line += f" | {k} {pF:.4f} (dF-N {pF-pN:+.4f})"
                    gate.append(abs(pF - pN) >= erat)
                rec[f"gate_q{qt}"] = bool(any(gate))
                P(line)
                P(f"    power gate q_t={qt}: |F-N| >= sigma(measured) = {erat:.3f}?  {'OPEN' if any(gate) else 'CLOSED -> NOT DIAGNOSTIC'}")
                if any(gate):
                    zN = (rat - pN) / erat
                    zF = {k: (rat - rec[f'{k}_q{qt}']) / erat for k in ("F0_canonical", "F0_alt", "FA_canonical", "FA_alt")}
                    rec[f"z_q{qt}"] = dict(N=zN, **zF)
                    P(f"    z: N {zN:+.2f}; " + "; ".join(f"{k} {v:+.2f}" for k, v in zF.items()))
        o4[win] = rec
    prim = o4.get("primary", {})
    if prim.get("measured") is None or not prim.get("gate_q1.0", False):
        VERD["O4"] = "NOT DIAGNOSTIC (power gate closed)" if prim.get("measured") is not None else "NOT DIAGNOSTIC (too few stars)"
    else:
        zz_ = prim["z_q1.0"]
        fav_f = all(abs(zz_["N"]) - abs(zz_[k]) >= 2 for k in zz_ if k != "N")
        fav_n = all(abs(zz_[k]) - abs(zz_["N"]) >= 2 for k in zz_ if k != "N")
        VERD["O4"] = "FAVOURS FRAMEWORK" if fav_f else "FAVOURS NFW" if fav_n else "NOT DIAGNOSTIC"
else:
    VERD["O4"] = "NOT DIAGNOSTIC (no stars)"
P(f"  O4 VERDICT: {VERD['O4']}")
RESULTS["O4"] = o4

# ================================================================== O5  satellites, power only
P("\n" + "=" * 110 + "\nO5  satellites by direction (power argument; no positions on disk)\n" + "=" * 110)
o5 = {}
half_err = math.sqrt(2) * 21.4 / 231.9
for k in ("F0_canonical", "F0_alt", "FA_canonical", "N"):
    m = MODELS.get(k, MN)
    vals = []
    for r in (30.0, 50.0, 78.0, 100.0):
        vpole = math.sqrt(r * m.gRz(np.array([GR.Rc[0]]), np.array([r]))[1][0])
        vpl = math.sqrt(r * m.gRz(np.array([r]), np.array([0.0]))[0][0])
        vals.append(vpole / vpl)
    o5[k] = vals
    P(f"  {k:<14} V_c(pole)/V_c(plane) at r = 30/50/78/100 kpc: " + " ".join(f"{v:.4f}" for v in vals))
dmax = max(abs(o5[k][i] - o5["N"][i]) for k in o5 if k != "N" for i in range(4))
o5["half_sample_err"] = half_err; o5["max_F_minus_N"] = dmax
P(f"  largest |F - N| = {dmax:.4f} vs half-sample error {half_err:.3f}: {'below' if dmax < half_err else 'above'}")
VERD["O5"] = "NOT DIAGNOSTIC (predicted gap below the half-sample error; positions not on disk)" if dmax < half_err else "NOT DIAGNOSTIC (positions not on disk)"
RESULTS["O5"] = o5

# ================================================================== sightline utilities
LB = {"GC": (0.0, 0.0), "anticentre": (180.0, 0.0), "NGP": (0.0, 90.0), "Baade": (1.0, -3.9),
      "LMC": (280.5, -32.9), "SMC": (302.8, -44.3), "M31": (121.2, -21.6)}


def sight(lb, s):
    l, b = np.radians(lb[0]), np.radians(lb[1])
    X = R0 - s * np.cos(l) * np.cos(b); Y = s * np.sin(l) * np.cos(b); Z = s * np.sin(b)
    return np.hypot(X, Y), Z


def line_int(fun, lb, D, n=4000, weight=None):
    s = np.concatenate([[0], np.geomspace(1e-3, D, n)])
    R, Z = sight(lb, s)
    v = fun(R, Z)
    if weight is not None:
        v = v * weight(s)
    return np.trapz(v, s)


# ================================================================== O6  Shapiro and redshift
P("\n" + "=" * 110 + "\nO6  Shapiro delay and gravitational redshift by direction (prediction only)\n" + "=" * 110)
o6 = {}
cmp_models = [("N", MN)] + [(k, MODELS[k]) for k in ("F0_canonical", "F0_alt", "FA_canonical")]
for D in (1.0, 8.0, 50.0):
    P(f"  differential Shapiro delay to D = {D:.0f} kpc relative to the NGP direction [days]:")
    for k, m in cmp_models:
        row = {}
        ref = line_int(m.phi, LB["NGP"], D)
        for nm in ("GC", "anticentre", "Baade", "LMC", "SMC", "M31"):
            dI = line_int(m.phi, LB[nm], D) - ref           # (km/s)^2 kpc
            dt = -2 * dI / C_KMS ** 3 * KPC_KMS_S / 86400   # days
            row[nm] = dt
        o6[f"shapiro_D{D:.0f}_{k}"] = row
        P(f"    {k:<14}" + " ".join(f"{nm} {v:+9.3f}" for nm, v in row.items()))
P("  gravitational redshift (Phi_source - Phi_sun)/c [km/s] and Phi difference F - N:")
srcs = {"LMC(50)": (LB["LMC"], 50.0), "NGP 20 kpc": (LB["NGP"], 20.0), "GC 20 kpc": (LB["GC"], 20.0),
        "M31-dir 100 kpc": (LB["M31"], 100.0)}
for k, m in cmp_models:
    ps = m.phi(np.array([R0]), np.array([0.0]))[0]
    row = {}
    for nm, (lb, D) in srcs.items():
        R, Z = sight(lb, np.array([D]))
        row[nm] = float((m.phi(R, Z)[0] - ps) / C_KMS)
    o6[f"redshift_{k}"] = row
    P(f"    {k:<14}" + " ".join(f"{nm} {v:+.4f}" for nm, v in row.items()))
for k in ("F0_canonical", "F0_alt", "FA_canonical"):
    P(f"    F-N {k:<10}" + " ".join(f"{nm} {1e3*(o6['redshift_'+k][nm]-o6['redshift_N'][nm]):+.1f} m/s" for nm in srcs))
VERD["O6"] = "NOT DIAGNOSTIC (no measurement; static delays have no reference; redshifts degenerate with systemic velocity)"
RESULTS["O6"] = o6

# ================================================================== O7  microlensing
P("\n" + "=" * 110 + "\nO7  microlensing optical depth (smooth cold energy and CDM both give tau_dark = 0)\n" + "=" * 110)
TAUK = 4 * math.pi * G / C_KMS ** 2     # per (Msun/kpc^3 * kpc^2)
o7 = {}
targets = {"Baade(8.5)": (LB["Baade"], 8.5), "LMC(50)": (LB["LMC"], 50.0), "SMC(62)": (LB["SMC"], 62.0), "M31(MW to 300)": (LB["M31"], 300.0)}
star_fun = lambda R, Z: rho_stars_only(R, Z)
for nm, (lb, Ds) in targets.items():
    w = lambda s, Ds=Ds: s * (Ds - s) / Ds
    tst = TAUK * line_int(star_fun, lb, Ds, weight=w)
    row = dict(tau_stars=tst)
    for k, m in [("N", MN), ("F0_canonical", MODELS["F0_canonical"]), ("F0_alt", MODELS["F0_alt"])]:
        row[f"tau_dark_if_compact_{k}"] = TAUK * line_int(m.rho_d, lb, Ds, weight=w)
    o7[nm] = row
    P(f"  {nm:<16} tau_stars = {tst:.2e};  tau_dark if compact: " + ", ".join(f"{k} {v:.2e}" for k, v in row.items() if k.startswith("tau_dark")))
VERD["O7"] = "NOT DIAGNOSTIC (tau_dark = 0 in both: a smooth field and CDM particles do not microlens)"
RESULTS["O7"] = o7

# ================================================================== O8 / O9  dark convergence and column sky maps
P("\n" + "=" * 110 + "\nO8/O9  dark convergence (to 300 kpc) and dark column (to 100 kpc) over the sky\n" + "=" * 110)
nl, nb = 72, 36
lg = np.linspace(0, 360, nl, endpoint=False) + 2.5
bg = np.degrees(np.arcsin(np.linspace(-1, 1, nb + 1)[:-1] + 1 / nb))
maps = {}
for k, m in [("N", MN), ("F0_canonical", MODELS["F0_canonical"]), ("F0_alt", MODELS["F0_alt"]), ("FA_canonical", MODELS["FA_canonical"])]:
    col = np.zeros((nb, nl)); kap = np.zeros((nb, nl))
    s1 = np.concatenate([[0], np.geomspace(1e-3, 100.0, 1500)])
    s2 = np.concatenate([[0], np.geomspace(1e-3, 300.0, 1800)])
    for i, b_ in enumerate(bg):
        for j, l_ in enumerate(lg):
            R, Z = sight((l_, b_), s1); col[i, j] = np.trapz(m.rho_d(R, Z), s1) / 1e6
            R, Z = sight((l_, b_), s2); kap[i, j] = TAUK * np.trapz(m.rho_d(R, Z) * s2, s2)
    maps[k] = dict(col=col, kap=kap)
o89 = {}
for k, mp in maps.items():
    col, kap = mp["col"], mp["kap"]
    pole = col[np.abs(bg) > 60].mean(); plane = col[np.abs(bg) < 10].mean()
    gcd = col[np.abs(bg) < 10][:, (lg < 30) | (lg > 330)].mean(); acd = col[np.abs(bg) < 10][:, (lg > 150) & (lg < 210)].mean()
    # dipole/quadrupole of kappa (equal-area grid)
    lr, br = np.meshgrid(np.radians(lg), np.radians(bg))
    nx, ny, nz = np.cos(br) * np.cos(lr), np.cos(br) * np.sin(lr), np.sin(br)
    km = kap.mean()
    dip = 3 * np.array([np.mean(kap * nx), np.mean(kap * ny), np.mean(kap * nz)])
    quad_z = np.mean(kap * (3 * nz ** 2 - 1) / 2) * 5
    o89[k] = dict(col_pole=pole, col_plane=plane, plane_over_pole=plane / pole, col_GCdir=gcd, col_anticentre=acd,
                  GC_over_AC=gcd / acd, kappa_mean=km, kappa_dipole=dip.tolist(), kappa_quad_z=quad_z)
    P(f"  {k:<14} column(<100 kpc) [Msun/pc^2]: pole {pole:.1f}, plane {plane:.1f} (x{plane/pole:.2f}), GC-dir {gcd:.1f}, anticentre {acd:.1f} (x{gcd/acd:.2f})"
      f" | kappa mean {km:.2e}, dipole |{np.linalg.norm(dip):.2e}|, quad_z {quad_z:+.2e}")
VERD["O8"] = "NOT DIAGNOSTIC (kappa ~1e-6 with an unobservable uniform part)"
RESULTS["O8_O9"] = o89

# ================================================================== O10 enclosed mass and the edge
P("\n" + "=" * 110 + "\nO10 enclosed mass vs Bird+2022 (radial) and the zero-knob edge\n" + "=" * 110)
pts = [("KG", BIRD["JEANS_KG_r_kpc"], BIRD["JEANS_KG_M_e11"], math.hypot(BIRD["JEANS_KG_Mrand_e11"], BIRD["JEANS_KG_Msys_e11"])),
       ("BHB", BIRD["JEANS_BHB_r_kpc"], BIRD["JEANS_BHB_M_e11"], math.hypot(BIRD["JEANS_BHB_Mrand_e11"], BIRD["JEANS_BHB_Msys_e11"]))]
o10 = {}
for k, m in list(MODELS.items()) + [("N", MN)]:
    zs = []
    rec = {}
    for nm, r, M, e in pts:
        Mm = m.M_enclosed(r)[0] / 1e11
        rec[nm] = dict(M=Mm, z=(Mm - M) / e); zs.append((Mm - M) / e)
    v78 = math.sqrt(G * m.M_enclosed(78.0)[0] / 78.0)
    rec["chi2"] = float(np.sum(np.square(zs))); rec["Vc78"] = v78
    o10[k] = rec
    P(f"  {k:<16} M(<52) = {rec['BHB']['M']:.2f} (z {rec['BHB']['z']:+.2f}), M(<73) = {rec['KG']['M']:.2f} (z {rec['KG']['z']:+.2f}) e11; "
      f"sum z^2 = {rec['chi2']:.2f}; V_c,sph(78 kpc) = {v78:.1f} km/s")
sg = []
for v in ("F0", "FA"):
    for f in FOOTS:
        d = o10[f"{v}_{f}"]["chi2"] - o10["N"]["chi2"]; sg.append(np.sign(d) * (abs(d) >= 4))
VERD["O10"] = "FAVOURS FRAMEWORK" if all(s < 0 for s in sg) else "FAVOURS NFW" if all(s > 0 for s in sg) else "NOT DIAGNOSTIC"
sge = []
for v in ("F0e", "FAe"):
    for f in FOOTS:
        d = o10[f"{v}_{f}"]["chi2"] - o10["N"]["chi2"]; sge.append(np.sign(d) * (abs(d) >= 4))
VERD["O10_edge"] = "FAVOURS FRAMEWORK" if all(s < 0 for s in sge) else "FAVOURS NFW" if all(s > 0 for s in sge) else "NOT DIAGNOSTIC"
P(f"  O10 VERDICT (no edge): {VERD['O10']};  with the edge: {VERD['O10_edge']}")
RESULTS["O10"] = o10

# ================================================================== ranking
P("\n" + "=" * 110 + "\nRANKING: D_now = |F-N|/sigma_now, D_DR4 = |F-N|/sigma_DR4 (declared, unsourced sigma_DR4)\n" + "=" * 110)
rank = {}
for foot in FOOTS:
    for v in FVARS:
        k = f"{v}_{foot}"
        # O1: mean |F-N| over the 6-12 kpc K_z,1.1 run, in units of 2% per bin
        Rr = np.linspace(6, 12, 13)
        KF = MODELS[k].Kz(Rr, np.full_like(Rr, 1.1)); KNr = MN.Kz(Rr, np.full_like(Rr, 1.1))
        frac = np.abs(KF / KNr - 1)
        d1_dr4 = float(np.sqrt(np.sum((frac / 0.02) ** 2)))
        d1_now = float(math.sqrt(abs(o1[k]["dchi2"])))
        # O2: K_z(z) ratio over 8 z-bins at 3%
        rz = np.array(o2[f"ratio_{k}"]); d2 = float(np.sqrt(np.sum(((rz - 1) / 0.03) ** 2)))
        # shape-only O2: the S signature, normalisation removed
        dS = abs(o2[f"S_{k}"] - o2["S_N"]) / (o2["S_N"] * 0.03 * math.sqrt(2))
        # O3: q_Phi total at 20 kpc with sigma 0.05
        q3 = o3[k]["qphi_tot"]; d3 = float(np.nanmax([abs(q3[i] - qN_tot[i]) for i in range(len(rq))]) / 0.05)
        # O4: x sqrt(10) for an assumed x10 DR4 halo sample
        if "measured" in o4.get("primary", {}):
            gap = abs(o4["primary"].get(f"{k}_q1.0", np.nan) - o4["primary"]["N_q1.0"])
            d4n = gap / o4["primary"]["err"]; d4 = d4n * math.sqrt(10)
        else:
            d4n = d4 = float("nan")
        rank[k] = dict(O1_now=d1_now, O1_DR4=d1_dr4, O2_DR4=d2, O2_shape_S_DR4=float(dS), O3_DR4=d3, O4_now=float(d4n), O4_DR4=float(d4),
                       O5_now=dmax / half_err)
        P(f"  {k:<14} O1 now {d1_now:5.1f}, DR4 {d1_dr4:5.1f} | O2 DR4 {d2:5.1f} (shape S {dS:4.1f}) | O3 DR4 {d3:5.1f} | O4 now {d4n:5.2f}, DR4 {d4:5.2f} | O5 now {dmax/half_err:5.3f}")
RESULTS["ranking"] = rank
RESULTS["verdicts"] = VERD

# ================================================================== figure
try:
    import matplotlib
    matplotlib.use("Agg")
    import matplotlib.pyplot as plt
    fig, ax = plt.subplots(2, 3, figsize=(16, 9))
    ext = [lg[0] - 2.5, lg[-1] + 2.5, -90, 90]
    for a_, k, t in ((ax[0, 0], "F0_canonical", "framework F0 (canonical)"), (ax[0, 1], "N", "NFW fitted to Eilers+19")):
        im = a_.imshow(np.log10(maps[k]["col"]), origin="lower", aspect="auto",
                       extent=[0, 360, -90, 90], cmap="viridis", vmin=np.log10(maps["N"]["col"].min()) - 0.3,
                       vmax=np.log10(maps["F0_canonical"]["col"].max()))
        a_.set_title(f"dark column to 100 kpc, log Msun/pc$^2$\n{t}")
        a_.set_xlabel("l (deg, equal-area in sin b)"); a_.set_ylabel("b (deg)")
        plt.colorbar(im, ax=a_)
    im = ax[0, 2].imshow(maps["F0_canonical"]["col"] / maps["N"]["col"], origin="lower", aspect="auto", extent=[0, 360, -90, 90], cmap="RdBu_r",
                         vmin=0, vmax=2 * np.median(maps["F0_canonical"]["col"] / maps["N"]["col"]))
    ax[0, 2].set_title("column ratio framework / NFW"); plt.colorbar(im, ax=ax[0, 2])
    Rr = np.linspace(4, 10, 100)
    ax[1, 0].errorbar(BR_R, BR_K, BR_E, fmt="k.", alpha=0.6, label="Bovy & Rix 2013 MAPs")
    for k, c_ in (("N", "C0"), ("F0_canonical", "C3"), ("F0_alt", "C1"), ("FA_canonical", "C2")):
        m = MN if k == "N" else MODELS[k]
        ax[1, 0].plot(Rr, m.Kz(Rr, np.full_like(Rr, 1.1)) / KZ_UNIT, c_, label=k)
    ax[1, 0].plot(Rr, mN1.Kz(Rr, np.full_like(Rr, 1.1)) / KZ_UNIT, "k--", label="baryons")
    ax[1, 0].set_yscale("log"); ax[1, 0].set_xlabel("R (kpc)"); ax[1, 0].set_ylabel(r"$K_{z,1.1}/2\pi G$ (Msun/pc$^2$)"); ax[1, 0].legend(fontsize=8)
    ax[1, 0].set_title("O1: vertical force at 1.1 kpc")
    zp = np.linspace(0.05, 4, 80)
    for k, c_ in (("N", "C0"), ("F0_canonical", "C3"), ("FA_canonical", "C2")):
        m = MN if k == "N" else MODELS[k]
        ax[1, 1].plot(zp, m.Kz(np.full_like(zp, R0), zp) / KZ_UNIT, c_, label=k)
    ax[1, 1].set_xlabel("z (kpc)"); ax[1, 1].set_ylabel(r"$K_z/2\pi G$ at R$_0$"); ax[1, 1].legend(fontsize=8); ax[1, 1].set_title("O2: K_z(z) at the Sun")
    ax[1, 2].plot(rq, qN_tot, "C0o-", label="NFW total")
    for k, c_ in (("F0_canonical", "C3"), ("FA_canonical", "C2")):
        ax[1, 2].plot(rq, o3[k]["qphi_tot"], c_ + "o-", label=f"{k} total")
        ax[1, 2].plot(rq, o3[k]["qphi_dark"], c_ + "s--", label=f"{k} phantom only")
    ax[1, 2].axhline(1, color="k", lw=0.5); ax[1, 2].set_xscale("log"); ax[1, 2].set_xlabel("r (kpc)"); ax[1, 2].set_ylabel(r"$q_\Phi$")
    ax[1, 2].legend(fontsize=8); ax[1, 2].set_title("O3: potential flattening")
    fig.suptitle(f"CFG514 directional Milky Way {'(MUTATE: spherical phantom)' if MUTATE else ''}")
    fig.tight_layout()
    fig.savefig(os.path.join(HERE, f"cfg514_directional{TAG}.png"), dpi=110)
    P(f"\nfigure: cfg514_directional{TAG}.png")
except Exception as e:  # noqa
    P(f"figure failed: {e}")

# ================================================================== MUTATE pass test
exit_code = 0
if MUTATE:
    prim_path = os.path.join(HERE, "cfg514_results.json")
    P("\n" + "=" * 110 + "\nMUTATE comparison with the primary run\n" + "=" * 110)
    if os.path.exists(prim_path):
        prim = json.load(open(prim_path))
        shrink = {}
        for foot in FOOTS:
            for v in FVARS:
                k = f"{v}_{foot}"
                g1p = abs(prim["O1"]["models"][k]["dchi2"]); g1m = abs(o1[k]["dchi2"])
                gSp = abs(prim["O2"][f"S_{k}"] - prim["O2"]["S_N"]); gSm = abs(o2[f"S_{k}"] - o2["S_N"])
                q20p = abs(prim["O3"][k]["qphi_tot"][1] - prim["O3"]["N"]["qphi_tot"][1]); q20m = abs(o3[k]["qphi_tot"][1] - o3["N"]["qphi_tot"][1])
                Kp = abs(prim["O2"][f"ratio_{k}"][3] - 1); Km = abs(o2[f"ratio_{k}"][3] - 1)
                shrink[k] = dict(O1_dchi2=(g1p, g1m), O2_S=(gSp, gSm), O3_q20=(q20p, q20m), O2_Kz11_ratio=(Kp, Km))
                P(f"  {k:<14} |dchi2| {g1p:.1f} -> {g1m:.1f} | |S_F-S_N| {gSp:.3f} -> {gSm:.3f} | |q20_F-q20_N| {q20p:.3f} -> {q20m:.3f} | |K11 F/N-1| {Kp:.3f} -> {Km:.3f}")
        RESULTS["mutate_vs_primary"] = shrink
        sig = all(v["O2_S"][1] <= 0.5 * v["O2_S"][0] and v["O3_q20"][1] <= 0.5 * v["O3_q20"][0] for v in shrink.values())
        P(f"  shape signals (S and q_Phi(20)) shrink by >= 50% in every model: {sig}")
        exit_code = 1 if sig else 0
        P(f"  MUTATE {'DETECTED (shape signal removed): exit 1' if sig else 'NOT DETECTED: exit 0'}")
    else:
        P("  primary results not found; run the primary first")

npass = sum(c for c, _ in CHECKS)
P(f"\nchecks: {npass}/{len(CHECKS)} pass;  run time {time.time()-T0:.0f} s")
P("VERDICTS: " + json.dumps(VERD, indent=1))
RESULTS["checks"] = [dict(ok=c, msg=m) for c, m in CHECKS]


def _clean(o):
    if isinstance(o, dict):
        return {k: _clean(v) for k, v in o.items() if k != "rho_ph_full"}
    if isinstance(o, (list, tuple)):
        return [_clean(v) for v in o]
    if isinstance(o, (np.floating, np.integer)):
        return o.item()
    if isinstance(o, np.ndarray):
        return o.tolist()
    if isinstance(o, float) and not math.isfinite(o):
        return None
    return o


json.dump(_clean(RESULTS), open(os.path.join(HERE, f"cfg514_results{TAG}.json"), "w"), indent=1)
open(os.path.join(HERE, f"cfg514_directional{TAG}.out"), "w").write("\n".join(OUT_LINES) + "\n")
sys.exit(exit_code)
